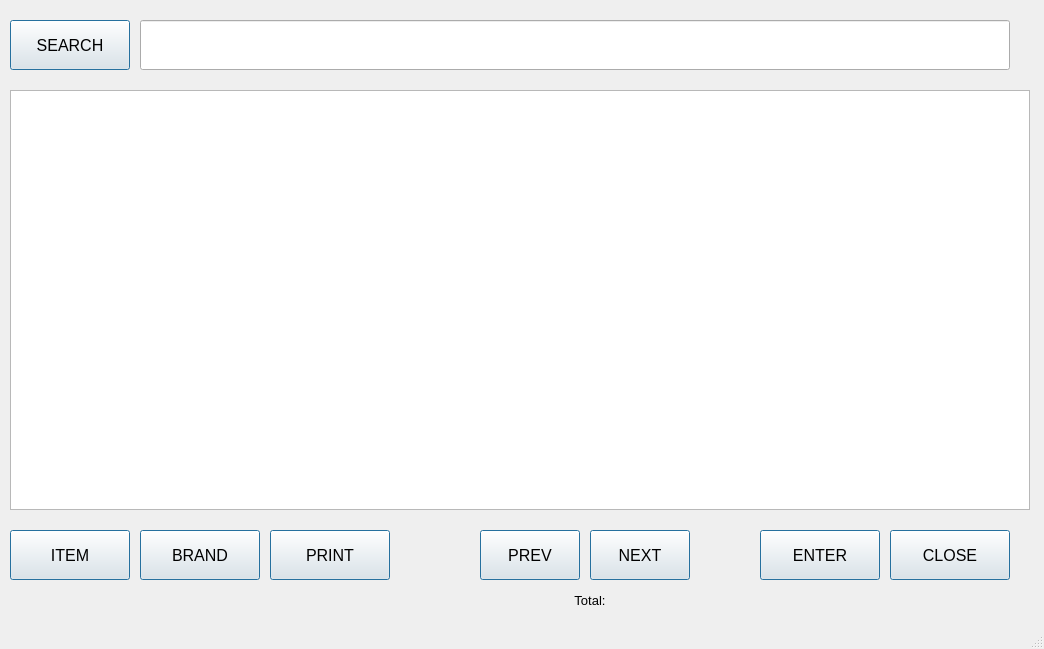
<?xml version="1.0" encoding="UTF-8"?>
<ui version="4.0">
 <class>MainWindow</class>
 <widget class="QMainWindow" name="MainWindow">
  <property name="geometry">
   <rect>
    <x>0</x>
    <y>0</y>
    <width>1044</width>
    <height>649</height>
   </rect>
  </property>
  <property name="sizePolicy">
   <sizepolicy hsizetype="Fixed" vsizetype="Fixed">
    <horstretch>0</horstretch>
    <verstretch>0</verstretch>
   </sizepolicy>
  </property>
  <property name="mouseTracking">
   <bool>true</bool>
  </property>
  <property name="windowTitle">
   <string>Zank POS</string>
  </property>
  <property name="windowIcon">
   <iconset>
    <normaloff>../../../OneDrive/Pictures/SPARKY-RESTO-1.png</normaloff>../../../OneDrive/Pictures/SPARKY-RESTO-1.png</iconset>
  </property>
  <widget class="QWidget" name="centralwidget">
   <widget class="QPushButton" name="searchBtn">
    <property name="geometry">
     <rect>
      <x>10</x>
      <y>20</y>
      <width>120</width>
      <height>50</height>
     </rect>
    </property>
    <property name="minimumSize">
     <size>
      <width>100</width>
      <height>0</height>
     </size>
    </property>
    <property name="font">
     <font>
      <pointsize>12</pointsize>
     </font>
    </property>
    <property name="cursor">
     <cursorShape>PointingHandCursor</cursorShape>
    </property>
    <property name="mouseTracking">
     <bool>true</bool>
    </property>
    <property name="focusPolicy">
     <enum>Qt::StrongFocus</enum>
    </property>
    <property name="styleSheet">
     <string notr="true"/>
    </property>
    <property name="text">
     <string>SEARCH</string>
    </property>
    <property name="default">
     <bool>true</bool>
    </property>
    <property name="flat">
     <bool>false</bool>
    </property>
   </widget>
   <widget class="QLineEdit" name="searchTxt">
    <property name="geometry">
     <rect>
      <x>140</x>
      <y>20</y>
      <width>870</width>
      <height>50</height>
     </rect>
    </property>
    <property name="minimumSize">
     <size>
      <width>600</width>
      <height>50</height>
     </size>
    </property>
   </widget>
   <widget class="QTableView" name="tableView">
    <property name="geometry">
     <rect>
      <x>10</x>
      <y>90</y>
      <width>1020</width>
      <height>420</height>
     </rect>
    </property>
    <property name="focusPolicy">
     <enum>Qt::StrongFocus</enum>
    </property>
   </widget>
   <widget class="QPushButton" name="brandBtn">
    <property name="geometry">
     <rect>
      <x>140</x>
      <y>530</y>
      <width>120</width>
      <height>50</height>
     </rect>
    </property>
    <property name="minimumSize">
     <size>
      <width>100</width>
      <height>0</height>
     </size>
    </property>
    <property name="font">
     <font>
      <pointsize>12</pointsize>
     </font>
    </property>
    <property name="cursor">
     <cursorShape>PointingHandCursor</cursorShape>
    </property>
    <property name="mouseTracking">
     <bool>true</bool>
    </property>
    <property name="focusPolicy">
     <enum>Qt::ClickFocus</enum>
    </property>
    <property name="text">
     <string>BRAND</string>
    </property>
    <property name="default">
     <bool>true</bool>
    </property>
   </widget>
   <widget class="QPushButton" name="closeBtn">
    <property name="geometry">
     <rect>
      <x>890</x>
      <y>530</y>
      <width>120</width>
      <height>50</height>
     </rect>
    </property>
    <property name="minimumSize">
     <size>
      <width>100</width>
      <height>0</height>
     </size>
    </property>
    <property name="font">
     <font>
      <pointsize>12</pointsize>
     </font>
    </property>
    <property name="cursor">
     <cursorShape>PointingHandCursor</cursorShape>
    </property>
    <property name="mouseTracking">
     <bool>true</bool>
    </property>
    <property name="focusPolicy">
     <enum>Qt::ClickFocus</enum>
    </property>
    <property name="text">
     <string>CLOSE</string>
    </property>
    <property name="default">
     <bool>true</bool>
    </property>
   </widget>
   <widget class="QPushButton" name="enterBtn">
    <property name="geometry">
     <rect>
      <x>760</x>
      <y>530</y>
      <width>120</width>
      <height>50</height>
     </rect>
    </property>
    <property name="minimumSize">
     <size>
      <width>100</width>
      <height>0</height>
     </size>
    </property>
    <property name="font">
     <font>
      <pointsize>12</pointsize>
     </font>
    </property>
    <property name="cursor">
     <cursorShape>PointingHandCursor</cursorShape>
    </property>
    <property name="mouseTracking">
     <bool>true</bool>
    </property>
    <property name="focusPolicy">
     <enum>Qt::ClickFocus</enum>
    </property>
    <property name="text">
     <string>ENTER</string>
    </property>
    <property name="default">
     <bool>true</bool>
    </property>
   </widget>
   <widget class="QPushButton" name="prevBtn">
    <property name="geometry">
     <rect>
      <x>480</x>
      <y>530</y>
      <width>100</width>
      <height>50</height>
     </rect>
    </property>
    <property name="minimumSize">
     <size>
      <width>100</width>
      <height>0</height>
     </size>
    </property>
    <property name="font">
     <font>
      <pointsize>12</pointsize>
     </font>
    </property>
    <property name="cursor">
     <cursorShape>PointingHandCursor</cursorShape>
    </property>
    <property name="mouseTracking">
     <bool>true</bool>
    </property>
    <property name="focusPolicy">
     <enum>Qt::ClickFocus</enum>
    </property>
    <property name="text">
     <string>PREV</string>
    </property>
    <property name="default">
     <bool>true</bool>
    </property>
   </widget>
   <widget class="QPushButton" name="nextBtn">
    <property name="geometry">
     <rect>
      <x>590</x>
      <y>530</y>
      <width>100</width>
      <height>50</height>
     </rect>
    </property>
    <property name="minimumSize">
     <size>
      <width>100</width>
      <height>0</height>
     </size>
    </property>
    <property name="font">
     <font>
      <pointsize>12</pointsize>
     </font>
    </property>
    <property name="cursor">
     <cursorShape>PointingHandCursor</cursorShape>
    </property>
    <property name="mouseTracking">
     <bool>true</bool>
    </property>
    <property name="focusPolicy">
     <enum>Qt::ClickFocus</enum>
    </property>
    <property name="text">
     <string>NEXT</string>
    </property>
    <property name="default">
     <bool>true</bool>
    </property>
   </widget>
   <widget class="QPushButton" name="itemBtn">
    <property name="geometry">
     <rect>
      <x>10</x>
      <y>530</y>
      <width>120</width>
      <height>50</height>
     </rect>
    </property>
    <property name="minimumSize">
     <size>
      <width>100</width>
      <height>0</height>
     </size>
    </property>
    <property name="font">
     <font>
      <pointsize>12</pointsize>
     </font>
    </property>
    <property name="cursor">
     <cursorShape>PointingHandCursor</cursorShape>
    </property>
    <property name="mouseTracking">
     <bool>true</bool>
    </property>
    <property name="focusPolicy">
     <enum>Qt::StrongFocus</enum>
    </property>
    <property name="styleSheet">
     <string notr="true"/>
    </property>
    <property name="text">
     <string>ITEM</string>
    </property>
    <property name="default">
     <bool>true</bool>
    </property>
   </widget>
   <widget class="QLabel" name="totalLabel">
    <property name="geometry">
     <rect>
      <x>490</x>
      <y>590</y>
      <width>200</width>
      <height>20</height>
     </rect>
    </property>
    <property name="font">
     <font>
      <pointsize>10</pointsize>
     </font>
    </property>
    <property name="text">
     <string>Total:</string>
    </property>
    <property name="alignment">
     <set>Qt::AlignCenter</set>
    </property>
    <property name="wordWrap">
     <bool>true</bool>
    </property>
   </widget>
   <widget class="QPushButton" name="printBtn">
    <property name="geometry">
     <rect>
      <x>270</x>
      <y>530</y>
      <width>120</width>
      <height>50</height>
     </rect>
    </property>
    <property name="minimumSize">
     <size>
      <width>100</width>
      <height>0</height>
     </size>
    </property>
    <property name="font">
     <font>
      <pointsize>12</pointsize>
     </font>
    </property>
    <property name="cursor">
     <cursorShape>PointingHandCursor</cursorShape>
    </property>
    <property name="mouseTracking">
     <bool>true</bool>
    </property>
    <property name="focusPolicy">
     <enum>Qt::StrongFocus</enum>
    </property>
    <property name="styleSheet">
     <string notr="true"/>
    </property>
    <property name="text">
     <string>PRINT</string>
    </property>
    <property name="default">
     <bool>true</bool>
    </property>
   </widget>
  </widget>
  <widget class="QMenuBar" name="menubar">
   <property name="geometry">
    <rect>
     <x>0</x>
     <y>0</y>
     <width>1044</width>
     <height>21</height>
    </rect>
   </property>
  </widget>
  <widget class="QStatusBar" name="statusbar"/>
 </widget>
 <resources/>
 <connections/>
</ui>
